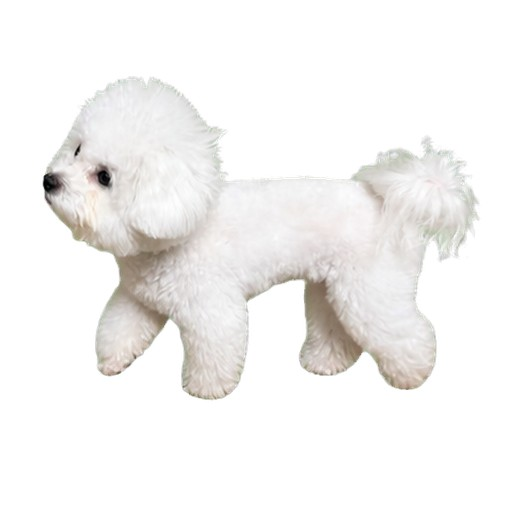
#> input picture artwork/pet-sources/bichon-walk-check.jpg, 512 x 512 px
$ python make-fur-joint-cover.py ../artwork/pet-sources/bichon-walk-check.jpg out.png
#> lines starting #> are read from the running program, lines starting #| are printed output that depends on the picture; after the words box and inside, x2 and y2 are one past the last pixel; in counts of white or black regions, pixels touching at a corner belong together
#!/usr/bin/env python3
"""Create a softly feathered fur patch for hiding a puppet joint seam."""

from __future__ import annotations

import argparse
from pathlib import Path

from PIL import Image, ImageChops, ImageDraw, ImageFilter


def main() -> None:
    parser = argparse.ArgumentParser()
    parser.add_argument("source", type=Path)
    parser.add_argument("output", type=Path)
    parser.add_argument("--width", type=int, default=140)
    parser.add_argument("--height", type=int, default=110)
    parser.add_argument("--feather", type=float, default=12)
    args = parser.parse_args()

    source = Image.open(args.source).convert("RGBA")
    source_alpha = source.getchannel("A")
#> source_alpha: PIL image 512x512 L; every value is 255
    visible_box = source_alpha.getbbox()
#> visible_box = (0, 0, 512, 512)
    if visible_box is None:
        raise SystemExit("Source contains no visible pixels")

    center_x = (visible_box[0] + visible_box[2]) // 2
#> center_x = 256
    center_y = (visible_box[1] + visible_box[3]) // 2
#> center_y = 256
    left = max(0, center_x - args.width // 2)
#> left = 186
    top = max(0, center_y - args.height // 2)
#> top = 201
    right = min(source.width, left + args.width)
#> right = 326
    bottom = min(source.height, top + args.height)
#> bottom = 311
    patch = source.crop((left, top, right, bottom))
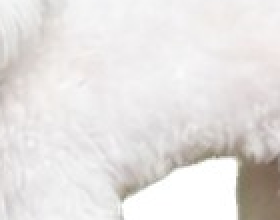
#> patch: PIL image 140x110 RGBA (shown 2 times larger); mean R, G, B, A 228.8, 225.6, 224, 255

    mask = Image.new("L", patch.size)
#> mask: PIL image 140x110 L; every value is 0
    inset = int(args.feather * 1.5)
    ImageDraw.Draw(mask).ellipse(
        (inset, inset, patch.width - inset, patch.height - inset),
        fill=255,
    )
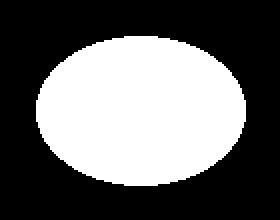
#> mask: PIL image 140x110 L (shown 2 times larger); 40.1% white; 1 white region, box (x1, y1, x2, y2) and area: (18, 18, 123, 93) 6183
    mask = mask.filter(ImageFilter.GaussianBlur(args.feather))
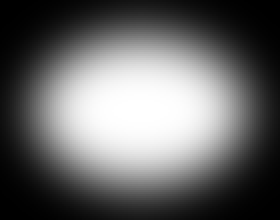
#> mask: PIL image 140x110 L (shown 2 times larger); min 0, max 255, mean 101.8
    patch.putalpha(ImageChops.multiply(patch.getchannel("A"), mask))
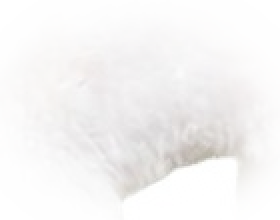
#> patch: PIL image 140x110 RGBA (shown 2 times larger); mean R, G, B, A 228.8, 225.6, 224, 101.8; transparent parts drawn white

    args.output.parent.mkdir(parents=True, exist_ok=True)
    patch.save(args.output)
    print(f"Wrote {args.output} ({patch.width}x{patch.height})")
#| Wrote out.png (140x110)


if __name__ == "__main__":
    main()
